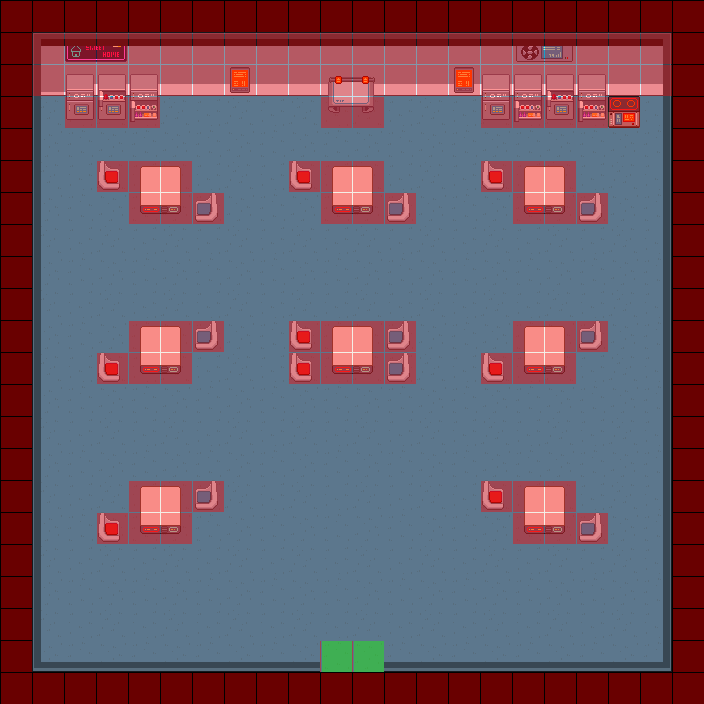

A level layout from a 2D game, rendered from its tile map. Below: a short description, then the map file with tile-grid data replaced by summaries:
An orthogonal 22x22 tile map with 32x32 px tiles, 6 tile layers (Suelo, Paredes, Props2, Props, ...), 6 tilesets and 33 objects.

<map version="1.10" tiledversion="1.10.2" orientation="orthogonal" renderorder="right-down" width="22" height="22" tilewidth="32" tileheight="32" infinite="0" nextlayerid="9" nextobjectid="37">
 <tileset firstgid="1" source="Tiles/.xml/A2_32x32.tsx" />
 <tileset firstgid="193" source="Tiles/.xml/A4_32x32.tsx" />
 <tileset firstgid="449" source="Tiles/.xml/TX Tileset Wall.tsx" />
 <tileset firstgid="705" source="Tiles/32x32/B32x32.tsx" />
 <tileset firstgid="961" source="Tiles/.xml/pixel-cyberpunk-interior.tsx" />
 <tileset firstgid="1192" source="Tiles/.xml/MapMetadata.tsx" />
 <layer id="1" name="Suelo" width="22" height="22">
  <properties>
   <property name="Draw" type="bool" value="true" />
  </properties>
  <data>[484 cells, 400 non-empty, 4 distinct tile ids]</data>
 </layer>
 <layer id="2" name="Paredes" width="22" height="22">
  <properties>
   <property name="Draw" type="bool" value="true" />
  </properties>
  <data>[484 cells, 40 non-empty, 6 distinct tile ids]</data>
 </layer>
 <layer id="5" name="Props2" width="22" height="22">
  <properties>
   <property name="Draw" type="bool" value="true" />
  </properties>
  <data>[484 cells, 5 non-empty, 5 distinct tile ids]</data>
 </layer>
 <layer id="4" name="Props" width="22" height="22">
  <properties>
   <property name="Draw" type="bool" value="true" />
  </properties>
  <data>[484 cells, 72 non-empty, 19 distinct tile ids]</data>
 </layer>
 <layer id="3" name="Paredes2" width="22" height="22">
  <properties>
   <property name="Draw" type="bool" value="true" />
  </properties>
  <data>[484 cells, 74 non-empty, 8 distinct tile ids]</data>
 </layer>
 <layer id="6" name="Navigation" width="22" height="22">
  <properties>
   <property name="Draw" type="bool" value="false" />
   <property name="Navigation" type="bool" value="true" />
   <property name="collision" type="bool" value="true" />
  </properties>
  <data>[484 cells, 186 non-empty, 2 distinct tile ids]</data>
 </layer>
 <objectgroup id="7" name="collider">
  <object id="1" x="32" y="95" width="7" height="577" />
  <object id="2" x="663" y="96" width="9" height="576" />
  <object id="3" x="39.3333" y="664" width="280.667" height="8" />
  <object id="4" x="384" y="662.667" width="279.333" height="9.33333" />
  <object id="5" x="141.333" y="486.667" width="40.6667" height="48.6667" />
  <object id="6" x="140" y="326.667" width="40.6667" height="46.6667" />
  <object id="7" x="96" y="352" width="32" height="32" />
  <object id="8" x="96" y="512" width="32" height="32" />
  <object id="9" x="192" y="480" width="32" height="32" />
  <object id="10" x="192" y="320" width="32" height="32" />
  <object id="11" x="192" y="192" width="32" height="32" />
  <object id="12" x="96" y="160" width="32" height="32" />
  <object id="16" x="288" y="320" width="32" height="64" />
  <object id="17" x="384" y="320" width="32" height="64" />
  <object id="18" x="384" y="192" width="32" height="32" />
  <object id="19" x="288" y="160" width="32" height="32" />
  <object id="20" x="332.667" y="166.667" width="40" height="46.6667" />
  <object id="21" x="332" y="326.667" width="40" height="46.6667" />
  <object id="22" x="480" y="160" width="32" height="32" />
  <object id="23" x="576" y="192" width="32" height="32" />
  <object id="24" x="576" y="320" width="32" height="32" />
  <object id="25" x="480" y="352" width="32" height="32" />
  <object id="26" x="524.667" y="166.667" width="40" height="47.3333" />
  <object id="27" x="524" y="326.667" width="40" height="46.6667" />
  <object id="28" x="523.333" y="486.667" width="41.3333" height="48.6667" />
  <object id="29" x="480" y="480" width="32" height="32" />
  <object id="30" x="576" y="512" width="32" height="32" />
  <object id="31" x="32" y="32" width="640" height="64" />
  <object id="32" x="64" y="96" width="96" height="23.3333" />
  <object id="33" x="328.667" y="96" width="46" height="16.6667" />
  <object id="34" x="480" y="96" width="127.333" height="24" />
  <object id="35" x="608" y="96" width="32" height="32" />
 </objectgroup>
 <objectgroup id="8" name="toOut3">
  <object id="36" x="320.664" y="655.943" width="62.7574" height="15.4744" />
 </objectgroup>
</map>
